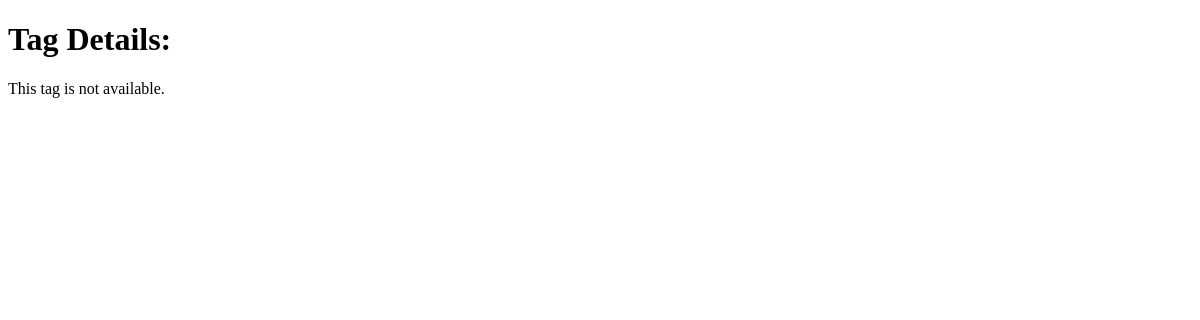
/catalogue/tags/1/, run on an earlier commit of the app's database.
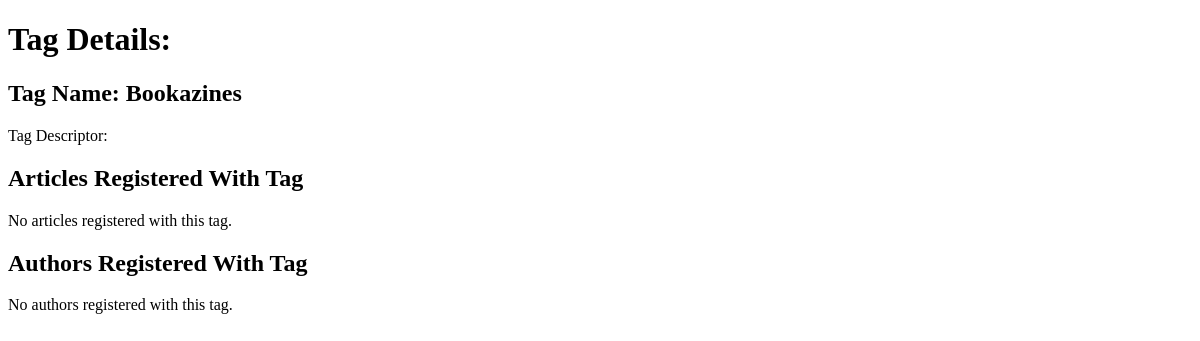
And on a later commit of the database.
### Catalogue/models.py (models this page shows, shortened)
class Tag(models.Model):
    tagName = models.CharField("Tag", max_length = 20)
    tagDescriptor = models.CharField("Description", max_length = 200, blank=True)
    class Meta:
        constraints = [
            UniqueConstraint(
                Lower('tagName'),
                name='tagNameUnique',
            ),
        ]

### Catalogue/views.py (the view)
# urls.py: path('tags/<int:tag_id>/', views.returnTagById, name='tag'),
def returnTagById(request,tag_id):
    tag = {}
    try:
        tag = Tag.objects.get(id=tag_id)
    except:
        pass
    articlesRegisteredWithTag = {}
    try:
        articlesRegisteredWithTag = Article.objects.filter(tag__id = tag_id)
    except:
        pass
    authorsRegisteredWithTag = {}
    try:
        authorsRegisteredWithTag = Author.objects.filter(tag__id = tag_id)
    except:
        pass
    template = loader.get_template('Catalogue/returnTagById.html')
    context = {
        'tag': tag,
        'articlesRegisteredWithTag': articlesRegisteredWithTag,
        'authorsRegisteredWithTag': authorsRegisteredWithTag,
    }
    return HttpResponse(template.render(context, request))

### Catalogue/templates/Catalogue/returnTagById.html (shortened to what this page needs)
<!DOCTYPE html>
<html lang="">
  <head>
  </head>
  <body>
    <h1>Tag Details: </h1>
    {% if tag %}
        <h2>Tag Name: {{tag.tagName}}</h2>
        <p>Tag Descriptor: {{ tag.tagDescriptor }}</p>
        <h2>Articles Registered With Tag</h2>
        {% if articlesRegisteredWithTag %}
        <table border="1">
            <tr>
                <th>Article Name</th>
                <th>Keywords</th>
                <th>Notes</th>
                <th>Summary</th>
                <th>Edition</th>
                <th>Publication(s)</th>
                <th>Author(s)</th>
            </tr>
                {% for article in articlesRegisteredWithTag %}
                    <tr>
                        <td><a href="{% url 'article' article.id %}">{{ article.articleName }}</a></td>
                        <td>{{ article.keywords }}</td>
                        <td>{{ article.notes }}</td>
                        <td>{{ article.summary }}</td>
                        <td>
                            {% for edition in article.edition.all %}
                                <a href="{% url 'edition' edition.id %}">{{ edition.editionName }}</a><br />
                            {%endfor %}
                        </td>
                        <td>
                            {% for edition in article.edition.all %}
                                <a href="{% url 'publication' edition.publication.id %}">{{ edition.publication.publicationName }}</a><br />
                            {%endfor %}
                        </td>
                        <td>
                            {% for author in article.author.all %}
                                <a href="{% url 'author' author.id %}" > {{ author.authorName }}</a><br />
                            {% endfor %}
                        </td>
                    </tr>
                {% endfor %}
        </table>
        {% else %}
            <p>No articles registered with this tag.</p>
        {% endif %}
    <h2>Authors Registered With Tag</h2>
    {% if authorsRegisteredWithTag %}
    <table border="1">
        <tr>
            <th>Author's Name</th>
            <th>Notes</th>
        </tr>
            {% for author in authorsRegisteredWithTag %}
                <tr>
                    <td><a href="{% url 'author' author.id %}">{{ author.authorName }}</a></td>
                    <td>{{ author.notes }}</td>
                </tr>
            {% endfor %}
    </table>
    {% else %}
        <p>No authors registered with this tag.</p>
    {% endif %}
    {% else %}
        <p>This tag is not available.</p>
    {% endif %}
  </body>
</html>

What changed in the data, as far as the page shows it:
added Tag: tagName "Bookazines"
Also different on the page:
text no longer shown: "This tag is not available."
text now shown: "Tag Name: Tag Descriptor: Articles Registered With Tag No articles registered with this tag. Authors Registered With Tag No authors registered with this tag."
